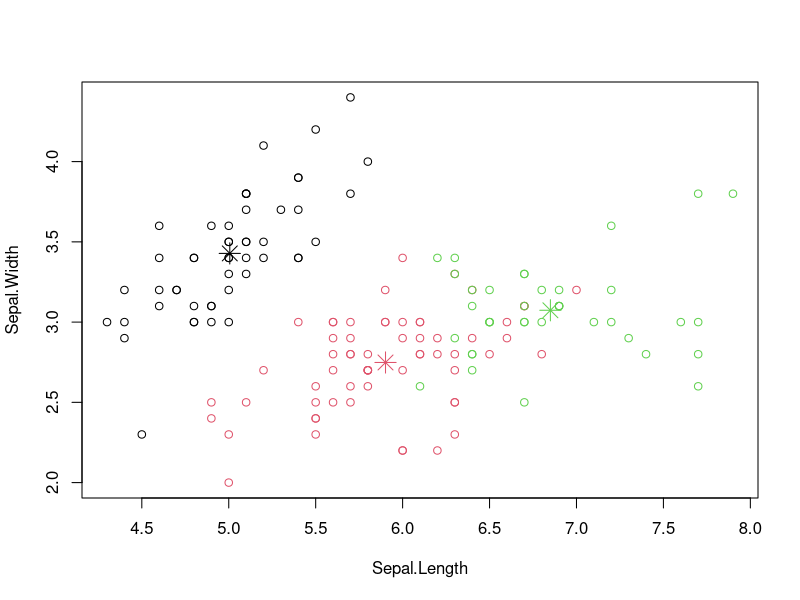
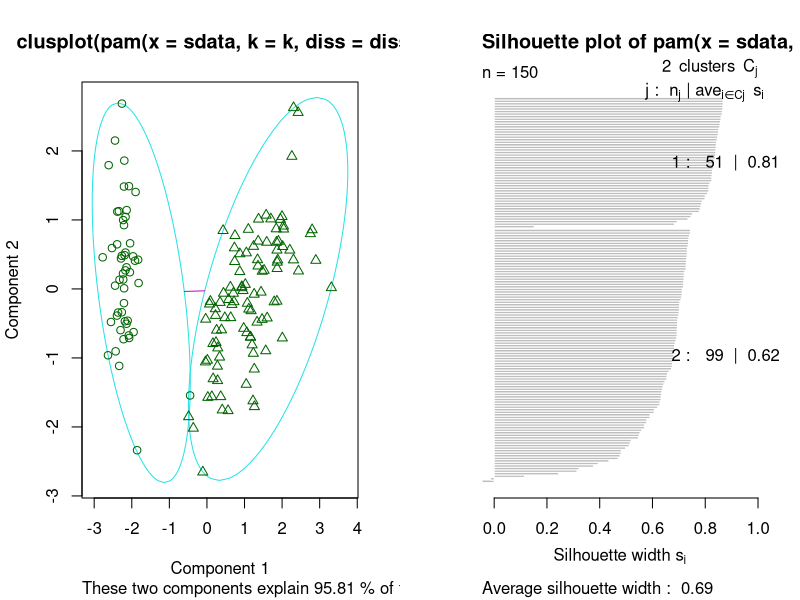
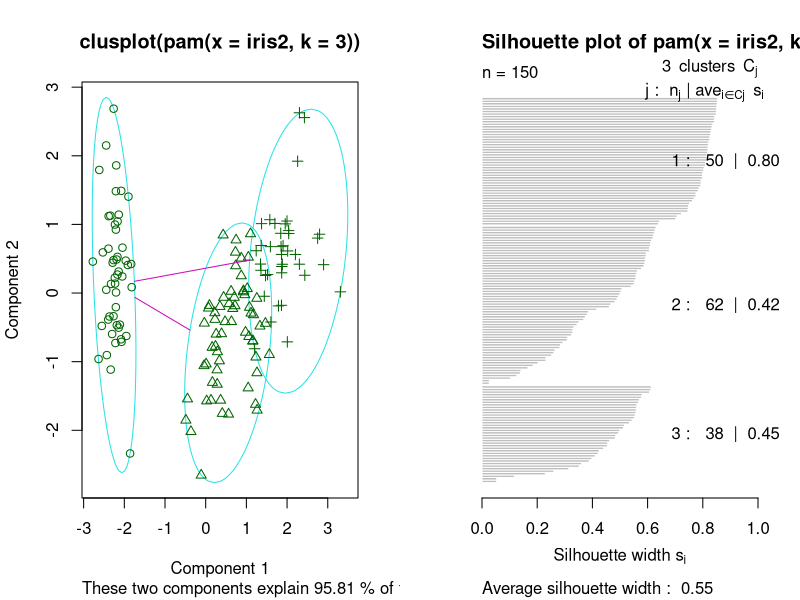
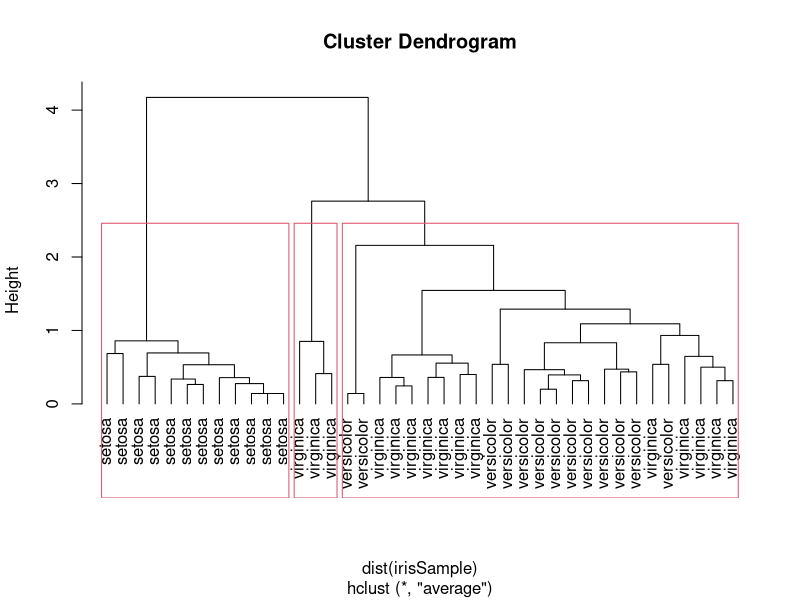
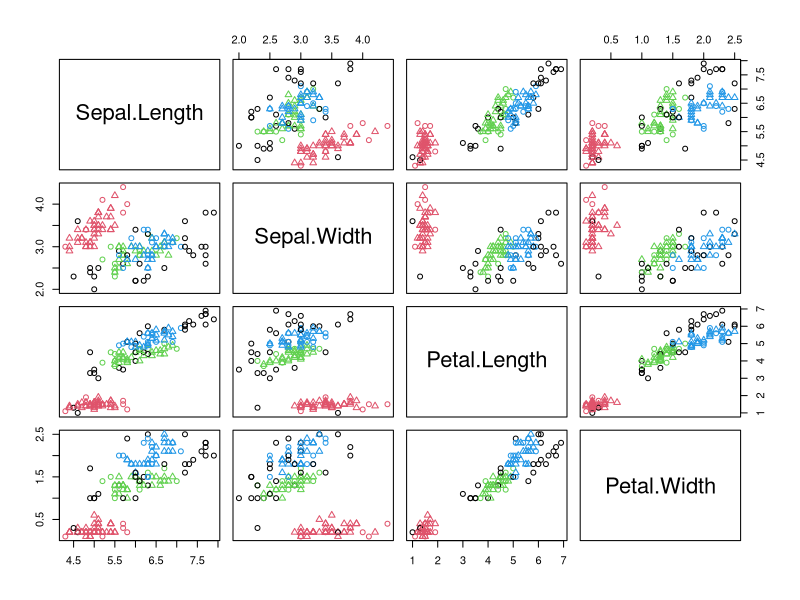
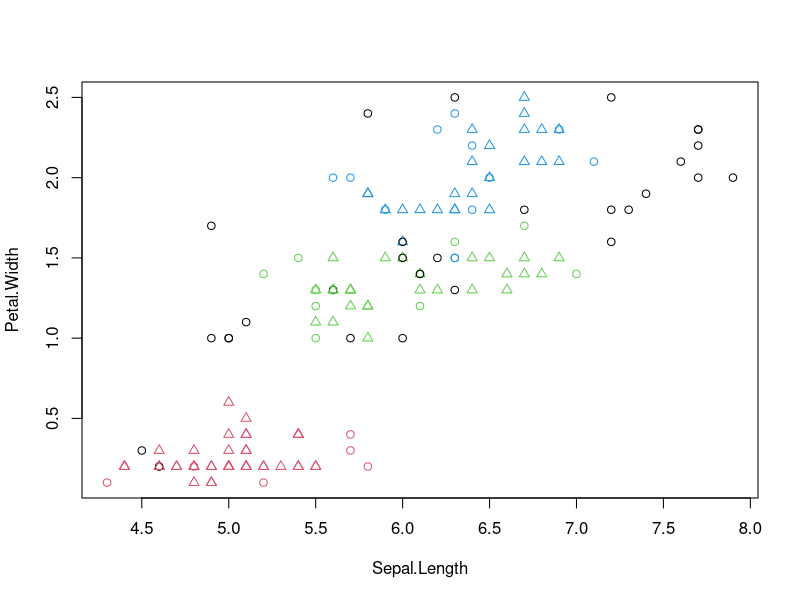
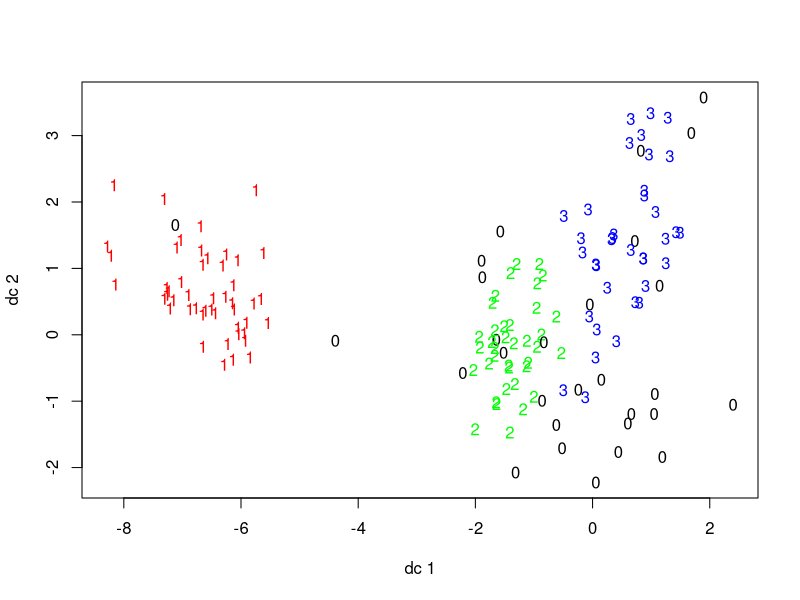
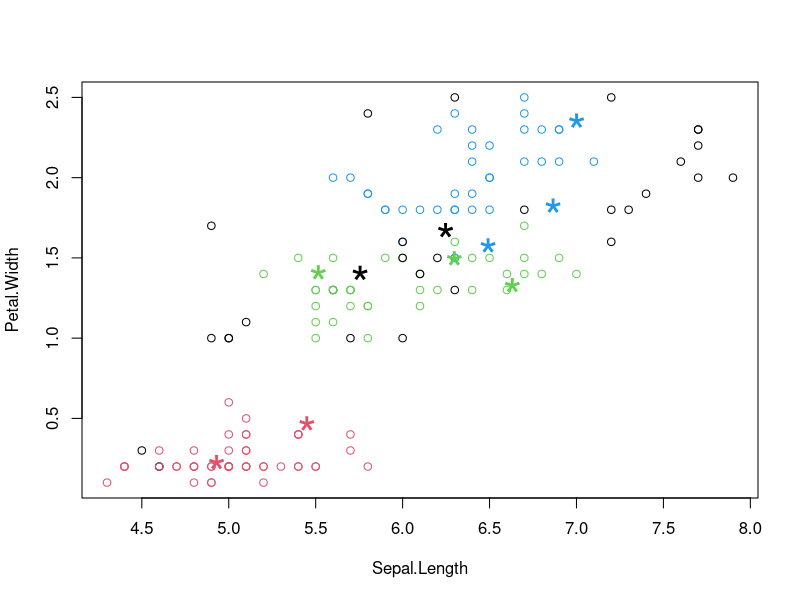

These figures' R source, in order:
iris2 <- iris
iris2$Species <- NULL
(kmeans.result <- kmeans(iris2, 3))

table(iris$Species, kmeans.result$cluster)

plot(iris2[c("Sepal.Length", "Sepal.Width")], col = kmeans.result$cluster)

# plot cluster centers
points(kmeans.result$centers[,c("Sepal.Length", "Sepal.Width")], col = 1:3, pch = 8, cex=2)

library(fpc)
pamk.result <- pamk(iris2)
# number of clusters
pamk.result$nc

# check clustering against actual species
table(pamk.result$pamobject$clustering, iris$Species)

layout(matrix(c(1,2),1,2)) # 2 graphs per page
plot(pamk.result$pamobject)
layout(matrix(1)) # change back to one graph per page


library(cluster)
pam.result <- pam(iris2, 3)
table(pam.result$clustering, iris$Species)

layout(matrix(c(1,2),1,2)) # 2 graphs per page
plot(pam.result)
layout(matrix(1)) # change back to one graph per page

idx <- sample(1:dim(iris)[1], 40)
irisSample <- iris[idx,]
irisSample$Species <- NULL
hc <- hclust(dist(irisSample), method="ave")
plot(hc, hang = -1, labels=iris$Species[idx])

# cut tree into 3 clusters
rect.hclust(hc, k=3)
groups <- cutree(hc, k=3)


library(fpc)
iris2 <- iris[-5] # remove class tags
ds <- dbscan(iris2, eps=0.42, MinPts=5)
# compare clusters with original class labels
table(ds$cluster, iris$Species)

plot(ds, iris2)

plot(ds, iris2[c(1,4)])

plotcluster(iris2, ds$cluster)

# create a new dataset for labeling
set.seed(435)
idx <- sample(1:nrow(iris), 10)
newData <- iris[idx,-5]
newData <- newData + matrix(runif(10*4, min=0, max=0.2), nrow=10, ncol=4)
# label new data
myPred <- predict(ds, iris2, newData)
# plot result
plot(iris2[c(1,4)], col=1+ds$cluster)
points(newData[c(1,4)], pch="*", col=1+myPred, cex=3)
# check cluster labels
table(myPred, iris$Species[idx])
